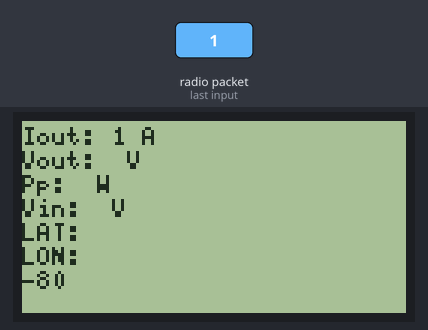
This sketch was run on a simulated ESP32. On the bench: 128×64 one-colour display. The test bench sets the inputs (shaded band). No radio packets arrive unless stated; what the sketch prints to the serial monitor is not drawn.

1.3 s: radio packet "1" arrives
Above: at 3.5 s.
3.8 s: radio packet "0" arrives
6.3 s: radio packet "2" arrives
Timing chart, 0 to 9.3 s (numbered marks = the images above; inputs shaded):
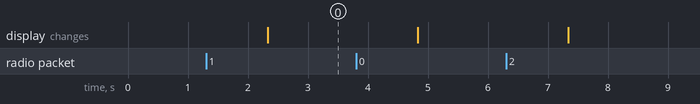

The sketch:

LORA_DISPLAY_RECIVER.ino
```cpp
/*
 * MODULO DE RECEPÇÃO DE DADOS DO LEVIATÃ
 * O SEGUINTE SISTEMA RECEBERÁ OS DADOS DO BARCO PORAQUÊ,
 * ONDE OS MESMOS SERÃO ANALISADOS DURANTE A COMPETIÇÃO E
 * APÓS A MESMA.
 *
 * DADOS RELEVANTES:
 * LATITUDE, LONGITUDE, VELOCIDADE.
 * TENSÃO BATERIA, CORRENTE BATERIA, POTENCIA PAINÉL E CORRENTE PAINÉL
 * CORRENTE DO PRIMÁRIO, TENSÃO DO SECUNDÁRIO E TENSÃO DO SECUNDÁRIO.
 */


/*
DIAGRAMA DE MONTAGEM DO RECEPTOR LORA E DISPLAY, JUNTO COM A ESP-32.
  LDC     ESP32       LORA
  GND     GND         -
  VCC     VIN         -
  RS      D15         -
  R/W     D13         -
  E       D14         -
  PSB     GND         -
  RST     GPIO 22     -
  BLA     VDD(3V3)    VCC
  BLK     GND         GND
  -       D2          DIO0
  -       D12         RST
  -       D19         MISO
  -       D5          NSS
  -       D23         MOSI
  -       D18         SLCK
  PS: TENTAR FAZER A MUDANÇA DO CS, EVITAR CONFLITO DE PORTA
*/

//LORA
#include <LoRa.h>
#include <SPI.h>
#define ss 5    //CHIP SELECTION
#define rst 12  //RESET
#define dio0 2  //ESCOLHIDO PELA APLICAÇÃO
//DISPLAY
#include <Arduino.h>
#include <U8g2lib.h>
#ifdef U8X8_HAVE_HW_SPI
#include <SPI.h>
#endif
#ifdef U8X8_HAVE_HW_I2C
#include <Wire.h>
#endif
U8G2_ST7920_128X64_F_SW_SPI u8g2(U8G2_R0, /* clock=*/ 14, /* data=*/ 13, /* CS=*/ 5, /* reset=*/ 22); // DISPLAY PARA ESP32

void setup() {
  u8g2.begin();                           //Iniciando o Display

  Serial.begin(9600);                   //Definindo Velocidade da Serial
  while (!Serial);
  Serial.println("RECEPTOR LORA");        // Serial Iniciou
  LoRa.setPins(ss, rst, dio0);            // Definindo os Pinos do LoRa
  while (!LoRa.begin(433.01E6))              // 433E6 - Asia, 866E6 - Europe, 915E6 - North America
  {
    Serial.println(".");                  // Caso o LoRa não Inicie.
    delay(1000);
  }
  LoRa.setSyncWord(0xA34);                 // não sei oq significa...(testar com 0xF3,0x34,0x12)  //ranges from 0-0xFF, default 0x34, see API docs
  Serial.println("LoRa Initializing OK!");// Mensagem de Início do LoRa.
}

void loop() {

  int packetSize = LoRa.parsePacket();      // Definindo o Pacote como Inteiro.
  if (packetSize) {
    Serial.print("Received packet");        // Mensagem de Pacote Recebido.
    while (LoRa.available())
    {
      String LoRaData = LoRa.readString();  // Fazer a Leitura do Pacote.
      u8g2.clearBuffer();                   // Limpar a memória do Display.
      u8g2.setFont(u8g2_font_5x8_tf);   // Escolhendo a Fonte para uso.
      u8g2.setCursor(0, 8);                //Definindo Posição para escrita.
      u8g2.print("Iout: ");
      u8g2.print(LoRaData.substring(0,2));                 //Printando no display as informações.
      u8g2.print(" A");
      u8g2.setCursor(0, 16);
      u8g2.print("Vout: ");
      u8g2.print(LoRaData.substring(2,4));
      u8g2.print(" V");
      u8g2.setCursor(0, 24);
      u8g2.print("Pp: ");
      u8g2.print(LoRaData.substring(4,8));
      u8g2.print(" W");
      u8g2.setCursor(0, 32);
      u8g2.print("Vin: ");
      u8g2.print(LoRaData.substring(8,10));
      u8g2.print(" V");
      u8g2.setCursor(0, 40);
      u8g2.print("LAT: ");
      u8g2.print(LoRaData.substring(10,18));
      u8g2.setCursor(0, 48);
      u8g2.print("LON: ");
      u8g2.print(LoRaData.substring(18,26));
      Serial.print(LoRaData);

    }
    u8g2.setCursor(0, 56);                  //Definindo posição da Escrita
    u8g2.print(LoRa.packetRssi());
    Serial.print("' with RSSI ");           // Printando o RSSI do Pacote
    Serial.println(LoRa.packetRssi());
    u8g2.sendBuffer();                      // transfer internal memory to the display
  }
  delay(10);//VERIFICAR SE PRECISA...
}
```

Measured:
- after the input at 1.3 s, the display: changes after 1.0 s (image 0)
